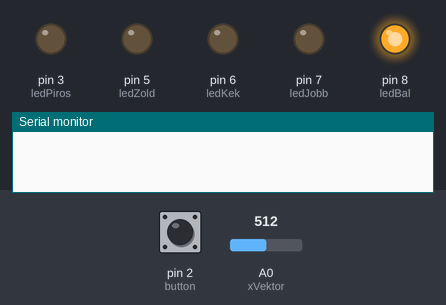
This sketch was run on a simulated Arduino Uno, built with avr-gcc and run on an emulated ATmega328P. Shown: output pins drawn as LEDs (lit = HIGH), the last lines printed to the serial monitor. The test bench sets the inputs (shaded band); at power-on: A0 (xVektor) = 512, pin 2 (button) HIGH. Random numbers use the default seed unless the sketch sets one.

Above: at 4.0 s.
4.1 s: A0 (xVektor) set to 491
At 4.2 s:
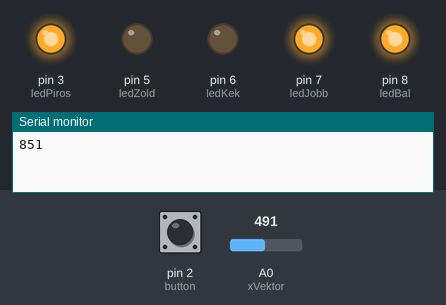
At 5.5 s:
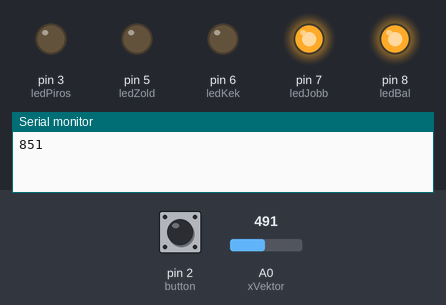
5.8 s: A0 (xVektor) set to 510
At 10.8 s:
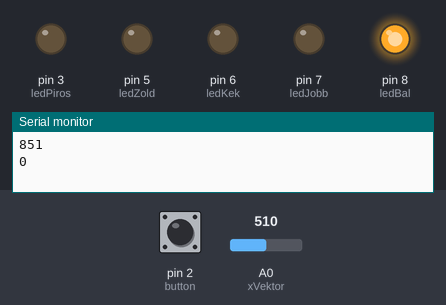
Timing chart, 0 to 12.3 s (numbered marks = the images above; inputs shaded):
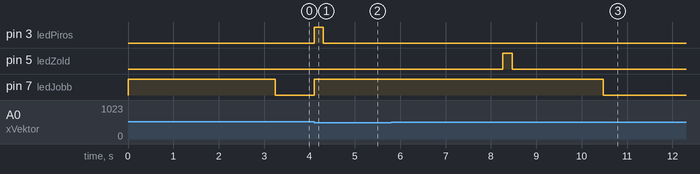

Measured:
- the behaviour switches between 500 and 499 on A0 (xVektor) (found by bisection; images 0 and 1)
- after the input at 4.1 s, pin 3 (ledPiros): LOW → HIGH at once, → LOW 0.20 s later; pin 7 (ledJobb): LOW → HIGH at once
- after the input at 5.8 s, pin 7 (ledJobb): HIGH → LOW after 4.7 s

The sketch:

reakcioJoy.ino
```cpp
#define xVektor A0
#define yVektor A1
#define button 2
#define ledPiros 3
#define ledZold 5
#define ledKek 6
#define ledJobb 7
#define ledBal 8
int xValue;
int yValue;
bool fel=false;
unsigned long start;
unsigned long felkapcsolt;
bool jatekVan=false;
int irany;
int counter=0;
int buttonVege;
int sum;

void setup() {
  pinMode(ledZold, OUTPUT);
  pinMode(ledPiros, OUTPUT);
  pinMode(ledKek, OUTPUT);
  pinMode(ledBal, OUTPUT);
  pinMode(ledJobb, OUTPUT);
  digitalWrite(ledBal,HIGH);
  digitalWrite(ledJobb,HIGH);
  pinMode(button, INPUT_PULLUP);

  Serial.begin(9600);
}

void loop() {
  xValue = analogRead(xVektor);
  int buttonValue=digitalRead(button);
  int randomLampa=random(7,9);
  if(jatekVan==false&& counter<=10){
    int randomIdo=random(2000,5000);
    int randomLampa=random(0,2);
    delay(randomIdo);
    if(randomLampa==0){
      digitalWrite(ledBal,LOW);
      felkapcsolt=millis();
      irany=0;
    }else {
      digitalWrite(ledJobb,LOW);
      felkapcsolt=millis();
      irany=1;
    }
    jatekVan=true;
    counter++;
  }

  if(jatekVan==true){
    if(irany==0 && xValue>540){
      digitalWrite(ledBal,HIGH);
      unsigned long reakcio=millis()-felkapcsolt;
      sum+=reakcio;
      Serial.println(reakcio);
      if(reakcio<200){
        digitalWrite(ledZold,HIGH);
        delay(200);
        digitalWrite(ledZold,LOW);
      }
      else if(reakcio>200 && reakcio < 400){
        digitalWrite(ledZold,HIGH);
        digitalWrite(ledPiros,HIGH);
        delay(200);
        digitalWrite(ledZold,LOW);
        digitalWrite(ledPiros,LOW);
      }
      else{
        digitalWrite(ledPiros,HIGH);
        delay(200);
        digitalWrite(ledPiros,LOW);
      }
      jatekVan=false;
    }
    else if(irany==1&& xValue<500){
      digitalWrite(ledJobb,HIGH);
      unsigned long reakcio=millis()-felkapcsolt;
      Serial.println(reakcio);
      sum+=reakcio;
      if(reakcio<200){
        digitalWrite(ledZold,HIGH);
        delay(200);
        digitalWrite(ledZold,LOW);
      }
      else if(reakcio>200 && reakcio < 400){
        digitalWrite(ledZold,HIGH);
        digitalWrite(ledPiros,HIGH);
        delay(200);
        digitalWrite(ledZold,LOW);
        digitalWrite(ledPiros,LOW);
      }
      else{
        digitalWrite(ledPiros,HIGH);
        delay(200);
        digitalWrite(ledPiros,LOW);
      }
      jatekVan=false;
    }
  }
  if(counter==11){
    int atlag= sum/10;
    if(atlag<200){
        digitalWrite(ledZold,HIGH);
        delay(200);
        digitalWrite(ledZold,LOW);
      }
      else if(atlag>200 && atlag < 400){
        digitalWrite(ledZold,HIGH);
        digitalWrite(ledPiros,HIGH);
        delay(200);
        digitalWrite(ledZold,LOW);
        digitalWrite(ledPiros,LOW);
      }
      else{
        digitalWrite(ledPiros,HIGH);
        delay(200);
        digitalWrite(ledPiros,LOW);
      }
    Serial.println(atlag);
    digitalWrite(ledBal,LOW);
    digitalWrite(ledJobb,LOW);
    delay(300);
    digitalWrite(ledBal,HIGH);
    digitalWrite(ledJobb,HIGH);
    delay(300);
  }
  if(buttonValue==LOW && buttonVege==HIGH){
    counter=0;
  }
  buttonVege=buttonValue;
}
```
